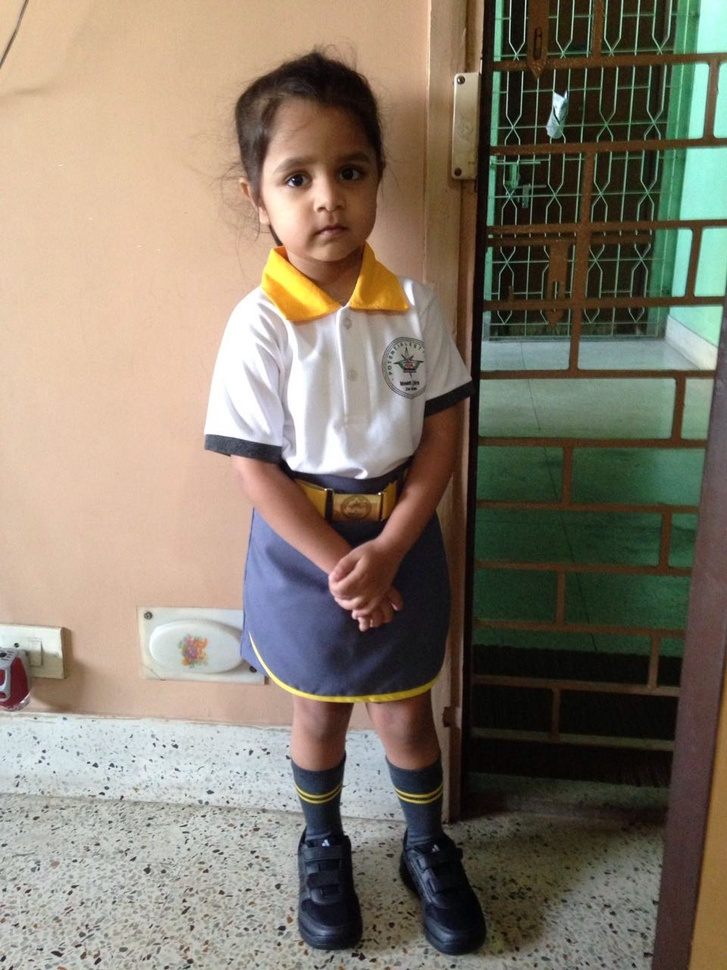
#> input picture Day5/one.jpg, 727 x 970 px, shrunk from 960 x 1280 before the run
$ python mean.py
#> lines starting #> are read from the running program, lines starting #| are printed output that depends on the picture
import cv2
import numpy as np

img = cv2.imread('one.jpg',0)
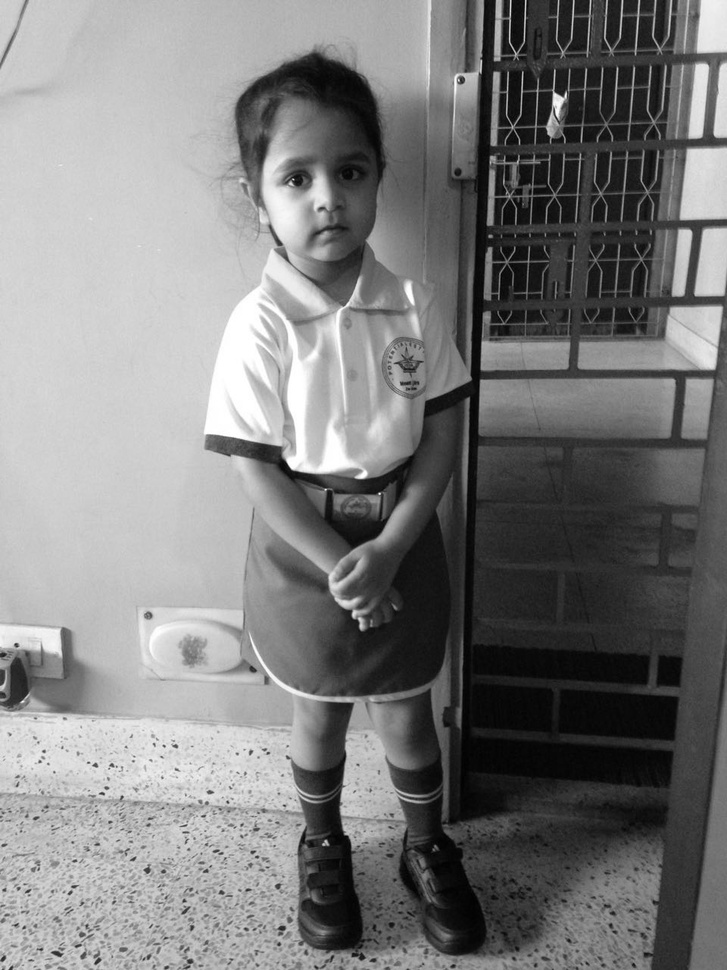
#> img: shape (970, 727); min 0, max 255, mean 124.6
img2 = img
cv2.imwrite('original.jpg',img)
row,column = img.shape
#> row = 970; column = 727

for i in range(1,row-1):
    for j in range(1,column-1):
        img2[i,j] = (img[i,j]*2+img[i+1,j]+img[i-1,j]+img[i,j+1]+img[i,j-1])/6

        #img2[i,j] = (img[i,j]+img[i+1,j]+img[i-1,j]+img[i,j+1]+img[i,j-1]+img[i-1,j-1]+img[i-1,j+1]+img[i+1,j+1]+img[i+1,j-1])/9
cv2.imwrite('mean.jpg',img2)
